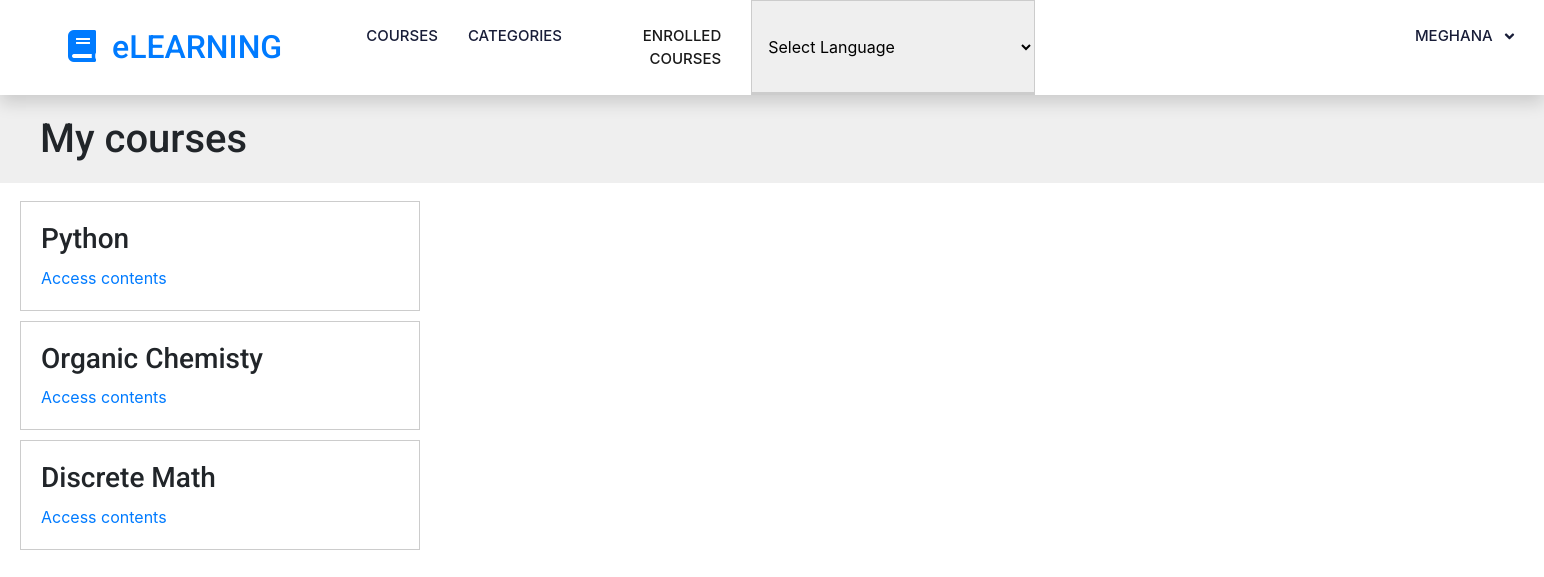
The page /students/courses/ (signed in) on the database its author committed.
### courses/models.py (models this page shows, shortened)
class Course(models.Model):
    owner = models.ForeignKey(User,
                    related_name='courses_created',
                    on_delete=models.CASCADE)
    subject = models.ForeignKey(Subject, related_name='courses',
                        on_delete=models.CASCADE)
    title = models.CharField(max_length=200)
    slug = models.SlugField(max_length=200, unique=True)
    overview = models.TextField()
    created = models.DateTimeField(auto_now_add=True)
    students = models.ManyToManyField(User,
                                      related_name='courses_joined',
                                      blank=True)
    class Meta:
        ordering = ['-created']

### students/views.py (the view)
class StudentCourseListView(LoginRequiredMixin, ListView):
    model = Course
    template_name = 'students/course/list.html'
    def get_queryset(self):
        qs = super(StudentCourseListView, self).get_queryset()
        return qs.filter(students__in=[self.request.user])

### courses/templatetags/course.py (called while the page is built)
@register.filter(name='has_group')
def has_group(user, group_name):
    group = Group.objects.get(name=group_name)
    return True if group in user.groups.all() else False

### templates/students/course/list.html (shortened to what this page needs)
{% extends "base.html" %}
{% block content %}
    <h1>My courses</h1>
    <div class="module">
        {% for course in object_list %}
            <div class="course-info">
                <h3>{{ course.title }}</h3>
                <p><a href="{% url 'student_course_detail' course.id %}">Access contents</a></p>
            </div>
        {% empty %}
            <p>
                You are not enrolled in any courses yet.
                <a href="{% url 'course_list' %}">Browse courses</a> to enroll in a course.
            </p>
        {% endfor %}
    </div>
{% endblock %}

### templates/base/navbar.html (shortened to what this page needs)
{% load course %}
{% url 'course_list' as course_list %}
{% url 'home' as home_url %}
{% url 'sub_list' as subject_url %}
{% url 'manage_course_list' as mine %}
{% url 'student_course_list' as std %}
{% url 'course_create' as create_url %}
{% load static %}
<link rel="stylesheet" href="{% static 'css/style.css' %}">
<nav class="navbar navbar-expand-lg bg-white navbar-light shadow sticky-top p-0">
  <a href="{% url 'home' %}" class="navbar-brand d-flex align-items-center px-4 px-lg-5">
      <h2 class="m-0 text-primary"><i class="fa fa-book me-3"></i>eLEARNING</h2>
  </a>
  <div class="collapse navbar-collapse" style="text-align: right;" id="navbarCollapse">
      <div class="navbar-nav ms-auto p-4 p-lg-0">
        <ul class="navbar-nav mr-auto">
          <li class="nav-item {% if request.path == course_list %}active{% endif %}">
            <a class="nav-link" href="{{ course_list }}" style="text-align: right;">Courses <span class="sr-only">(current)</span></a>
          </li>
          <li class="nav-item {% if request.path == subject_url %}active{% endif %}">
            <a class="nav-link" href="{{ subject_url }}">Categories</a>
          </li>
        </ul>
        <div class="collapse navbar-collapse" id="navbarCollapse">
          {% if user.is_authenticated %}
            <ul class="navbar-nav ml-auto">
             {% if request.user|has_group:"Instructors" %}
              <li class="nav-item {% if request.path == mine %}active{% endif %}">
                <a class="nav-link" href="{{mine}}">My Courses</a>
              </li>
              <li class="nav-item {% if request.path == create_url %}active{% endif %}">
                <a class="nav-link" href="{{create_url}}">Create Course</a>
              </li>
              {% else %}
              <li class="nav-item {% if request.path == std %}active{% endif %}">
                <a class="nav-link" href="{{std}}">Enrolled Courses</a>
              </li>
              {% endif %}
     <select onchange="doGTranslate(this);"><option value="">Select Language</option></select>
                <li class="nav-item" style="margin-left: 380px;">
                  <a class="nav-link dropdown-toggle" href="#" id="userMenu"
                    data-toggle="dropdown" aria-haspopup="true"
                    aria-expanded="false">
                    {{ user.username }}
                  </a>
                </li>
              </ul>
            {% endif %}
          </div>
       </div>
          </div>
</nav>

### static/css/slider.css (style rules this page uses)
h2 { text-align:center; padding: 20px; }

### static/css/base.css (style rules this page uses)
body { margin:0; font-family:'Roboto', sans-serif; font-weight:400; color:#333; }
a { color:#3fad37; text-decoration:none; }
ul { float:left; }
h1, h2, h3, h4, h5, h6 { font-family:'Roboto', sans-serif; font-weight:300; }
h1 { background:#efefef; width:100%; overflow:auto; padding:20px 0 20px 40px; margin:0; }
.module { padding:10px 20px; float:left; width:600px; }
.module h3 { margin:20px 0 0; padding:0; width:100%; }
.module p { margin:10px 0 20px; width:100%; float:left; }
input, select, textarea { border:1px solid #ccc; border-bottom:3px solid #ccc; padding:8px 12px; font-size:16px; font-family:'Roboto', sans-serif; float:left; clear:both; width:300px; }
select { width:324px; }
.course-info { border:1px solid #ccc; padding:0 20px; margin-bottom:10px; width:400px; overflow:auto; }
.course-info a { margin-right:10px; }

### static/css/style.css (style rules this page uses)
:root { --primary: #06BBCC; --light: #F0FBFC; --dark: #181d38; }
.navbar .dropdown-toggle::after { border: none; content: "\f107"; font-family: "Font Awesome 5 Free"; font-weight: 900; vertical-align: middle; margin-left: 8px; }
.navbar-light .navbar-nav .nav-link { margin-right: 30px; padding: 25px 0; color: #FFFFFF; font-size: 15px; text-transform: uppercase; outline: none; }
.navbar-light .navbar-brand, .navbar-light a.btn { height: 75px; }
.navbar-light .navbar-nav .nav-link { color: var(--dark); font-weight: 500; }
.navbar-light.sticky-top { top: -100px; transition: .5s; }

### templates/base/navbar.html (style rules this page uses)
body { top:0 !important; }

### rows shown on the page
Course: title "Python"
Course: title "Organic Chemisty"
Course: title "Discrete Math"

### other values the page prints
{{ user.username }} "MEGHANA"
